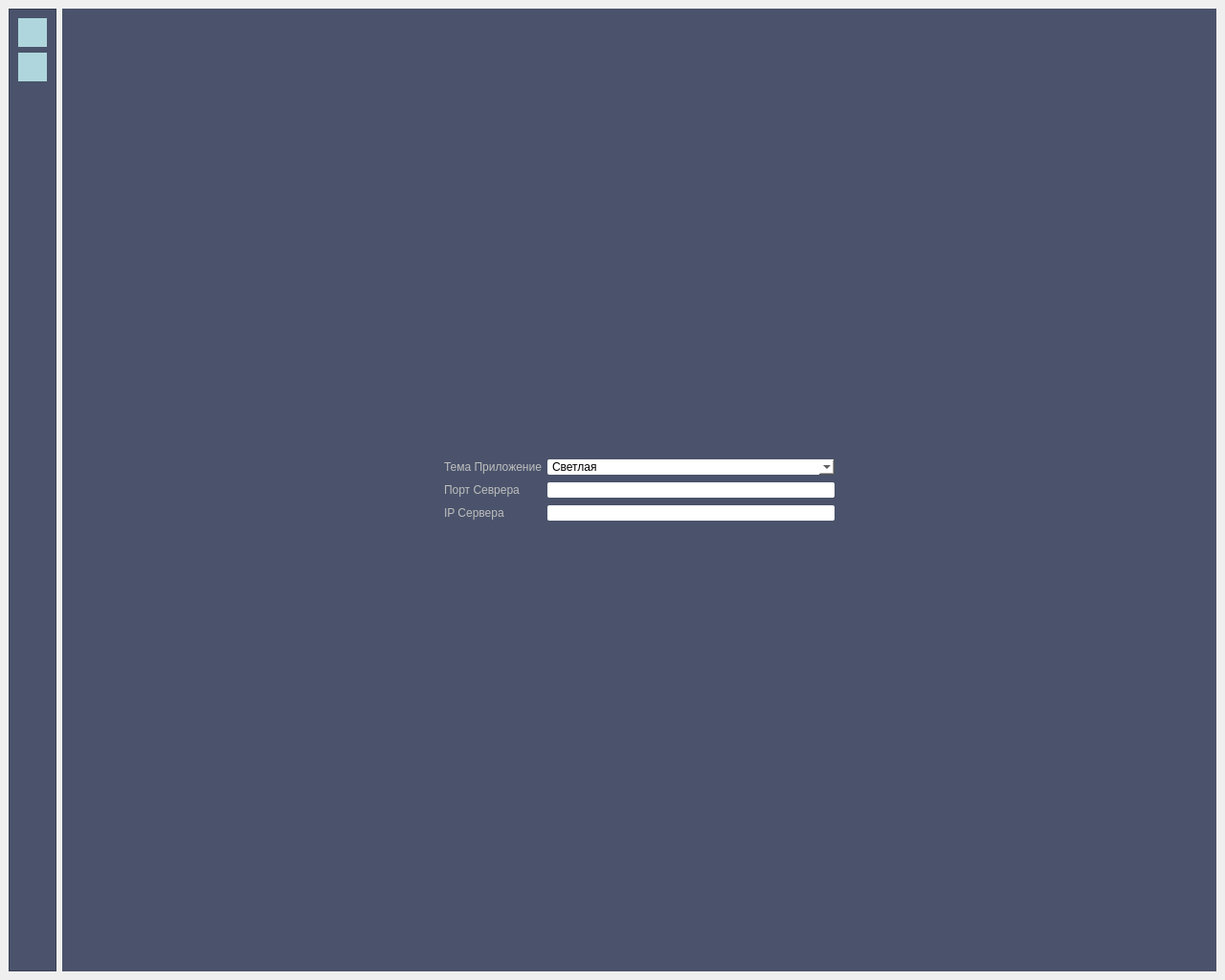
<?xml version="1.0" encoding="UTF-8"?>
<ui version="4.0">
 <class>MainWindow</class>
 <widget class="QMainWindow" name="MainWindow">
  <property name="enabled">
   <bool>false</bool>
  </property>
  <property name="geometry">
   <rect>
    <x>0</x>
    <y>0</y>
    <width>1280</width>
    <height>1024</height>
   </rect>
  </property>
  <property name="windowTitle">
   <string>MainWindow</string>
  </property>
  <widget class="QWidget" name="centralwidget">
   <layout class="QHBoxLayout" name="horizontalLayout">
    <item>
     <widget class="QFrame" name="frame">
      <property name="minimumSize">
       <size>
        <width>50</width>
        <height>0</height>
       </size>
      </property>
      <property name="maximumSize">
       <size>
        <width>50</width>
        <height>16777215</height>
       </size>
      </property>
      <property name="styleSheet">
       <string notr="true">background-color: #4a536b;</string>
      </property>
      <property name="frameShape">
       <enum>QFrame::StyledPanel</enum>
      </property>
      <property name="frameShadow">
       <enum>QFrame::Raised</enum>
      </property>
      <layout class="QVBoxLayout" name="verticalLayout">
       <item>
        <widget class="QPushButton" name="pushButton">
         <property name="minimumSize">
          <size>
           <width>30</width>
           <height>30</height>
          </size>
         </property>
         <property name="maximumSize">
          <size>
           <width>30</width>
           <height>30</height>
          </size>
         </property>
         <property name="styleSheet">
          <string notr="true">background-color: #aed6dc;
border: 0px;</string>
         </property>
         <property name="text">
          <string/>
         </property>
        </widget>
       </item>
       <item>
        <widget class="QPushButton" name="pushButton_2">
         <property name="minimumSize">
          <size>
           <width>30</width>
           <height>30</height>
          </size>
         </property>
         <property name="maximumSize">
          <size>
           <width>30</width>
           <height>30</height>
          </size>
         </property>
         <property name="styleSheet">
          <string notr="true">background-color: #aed6dc;
border: 0px;</string>
         </property>
         <property name="text">
          <string/>
         </property>
        </widget>
       </item>
       <item>
        <spacer name="verticalSpacer">
         <property name="orientation">
          <enum>Qt::Vertical</enum>
         </property>
         <property name="sizeHint" stdset="0">
          <size>
           <width>20</width>
           <height>40</height>
          </size>
         </property>
        </spacer>
       </item>
      </layout>
     </widget>
    </item>
    <item>
     <widget class="QFrame" name="verticalFrame">
      <property name="styleSheet">
       <string notr="true">background-color: #4a536b;</string>
      </property>
      <layout class="QVBoxLayout" name="verticalLayout_3">
       <item>
        <spacer name="verticalSpacer_3">
         <property name="orientation">
          <enum>Qt::Vertical</enum>
         </property>
         <property name="sizeHint" stdset="0">
          <size>
           <width>20</width>
           <height>40</height>
          </size>
         </property>
        </spacer>
       </item>
       <item>
        <widget class="QFrame" name="gridFrame">
         <layout class="QGridLayout" name="gridLayout">
          <item row="0" column="1">
           <widget class="QLabel" name="label">
            <property name="styleSheet">
             <string notr="true">color: rgb(0, 0, 0);
font: 63 12pt \&quot;Yu Gothic UI Semibold\&quot;;</string>
            </property>
            <property name="text">
             <string>Тема Приложение</string>
            </property>
           </widget>
          </item>
          <item row="0" column="2">
           <widget class="QComboBox" name="comboBox">
            <property name="minimumSize">
             <size>
              <width>300</width>
              <height>0</height>
             </size>
            </property>
            <property name="styleSheet">
             <string notr="true">background: #fff;
color: #000;
font: 8pt &quot;Arial&quot;;
border-radius: 2px;
border: 0px;</string>
            </property>
            <item>
             <property name="text">
              <string>Светлая</string>
             </property>
            </item>
            <item>
             <property name="text">
              <string>Темная</string>
             </property>
            </item>
           </widget>
          </item>
          <item row="1" column="2">
           <widget class="QLineEdit" name="lineEdit">
            <property name="minimumSize">
             <size>
              <width>300</width>
              <height>0</height>
             </size>
            </property>
            <property name="maximumSize">
             <size>
              <width>300</width>
              <height>16777215</height>
             </size>
            </property>
            <property name="styleSheet">
             <string notr="true">background: #fff;
color: #000;
font: 8pt &quot;Arial&quot;;
border-radius: 2px;</string>
            </property>
           </widget>
          </item>
          <item row="1" column="0">
           <spacer name="horizontalSpacer_4">
            <property name="orientation">
             <enum>Qt::Horizontal</enum>
            </property>
            <property name="sizeHint" stdset="0">
             <size>
              <width>40</width>
              <height>20</height>
             </size>
            </property>
           </spacer>
          </item>
          <item row="1" column="1">
           <widget class="QLabel" name="label_3">
            <property name="styleSheet">
             <string notr="true">color: rgb(0, 0, 0);
font: 63 12pt \&quot;Yu Gothic UI Semibold\&quot;;</string>
            </property>
            <property name="text">
             <string>Порт Севрера</string>
            </property>
           </widget>
          </item>
          <item row="2" column="2">
           <widget class="QLineEdit" name="lineEdit_2">
            <property name="minimumSize">
             <size>
              <width>300</width>
              <height>0</height>
             </size>
            </property>
            <property name="maximumSize">
             <size>
              <width>300</width>
              <height>16777215</height>
             </size>
            </property>
            <property name="styleSheet">
             <string notr="true">background: #fff;
color: #000;
font: 8pt &quot;Arial&quot;;
border-radius: 2px;</string>
            </property>
           </widget>
          </item>
          <item row="2" column="1">
           <widget class="QLabel" name="label_2">
            <property name="styleSheet">
             <string notr="true">color: rgb(0, 0, 0);
font: 63 12pt \&quot;Yu Gothic UI Semibold\&quot;;</string>
            </property>
            <property name="text">
             <string>IP Сервера</string>
            </property>
           </widget>
          </item>
          <item row="1" column="3">
           <spacer name="horizontalSpacer_6">
            <property name="orientation">
             <enum>Qt::Horizontal</enum>
            </property>
            <property name="sizeHint" stdset="0">
             <size>
              <width>40</width>
              <height>20</height>
             </size>
            </property>
           </spacer>
          </item>
         </layout>
        </widget>
       </item>
       <item>
        <spacer name="verticalSpacer_2">
         <property name="orientation">
          <enum>Qt::Vertical</enum>
         </property>
         <property name="sizeHint" stdset="0">
          <size>
           <width>20</width>
           <height>40</height>
          </size>
         </property>
        </spacer>
       </item>
      </layout>
     </widget>
    </item>
   </layout>
  </widget>
 </widget>
 <resources/>
 <connections/>
</ui>
